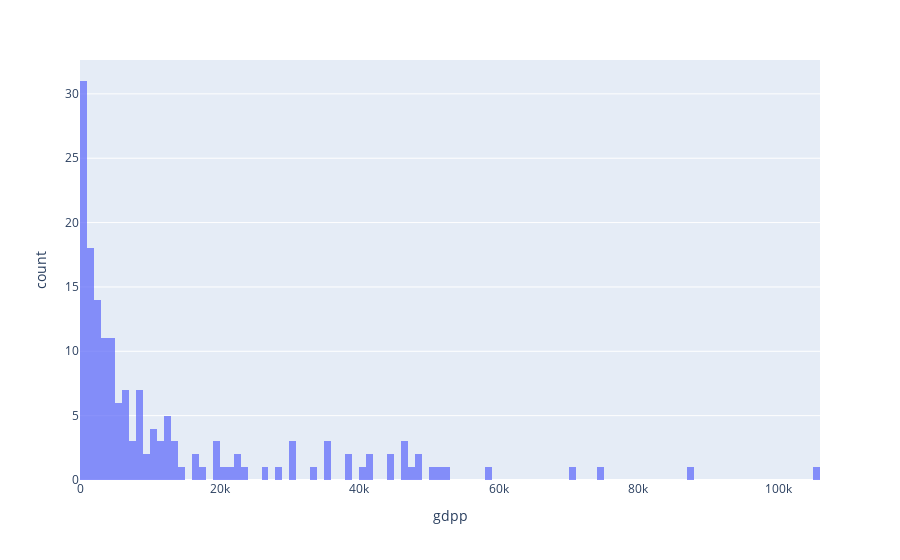

Write notebook code for a chart like this one.
### Markdown cell above
## We are using ploty express for plotting histogram gdpp vs count

### Code cell
exp.histogram(data_frame=df,x = 'gdpp',nbins=167,opacity=0.75,barmode='overlay')

### Figure 1 — Plotly figure (JSON) as saved in the notebook; plotly's stock layout.template omitted (floating-point values rounded to 4 significant figures; data arrays with more than 128 entries replaced by an {"elided": "..."} marker saying what was removed)
{"data": [{"alignmentgroup": "True", "bingroup": "x", "hovertemplate": "gdpp=%{x}<br>count=%{y}<extra></extra>", "legendgroup": "", "marker": {"color": "#636efa", "opacity": 0.75, "pattern": {"shape": ""}}, "name": "", "nbinsx": 167, "offsetgroup": "", "orientation": "v", "showlegend": false, "type": "histogram", "x": {"elided": "167 int values"}, "xaxis": "x", "yaxis": "y"}], "layout": {"barmode": "overlay", "legend": {"tracegroupgap": 0}, "margin": {"t": 60}, "xaxis": {"anchor": "y", "domain": [0, 1], "title": {"text": "gdpp"}}, "yaxis": {"anchor": "x", "domain": [0, 1], "title": {"text": "count"}}}}
